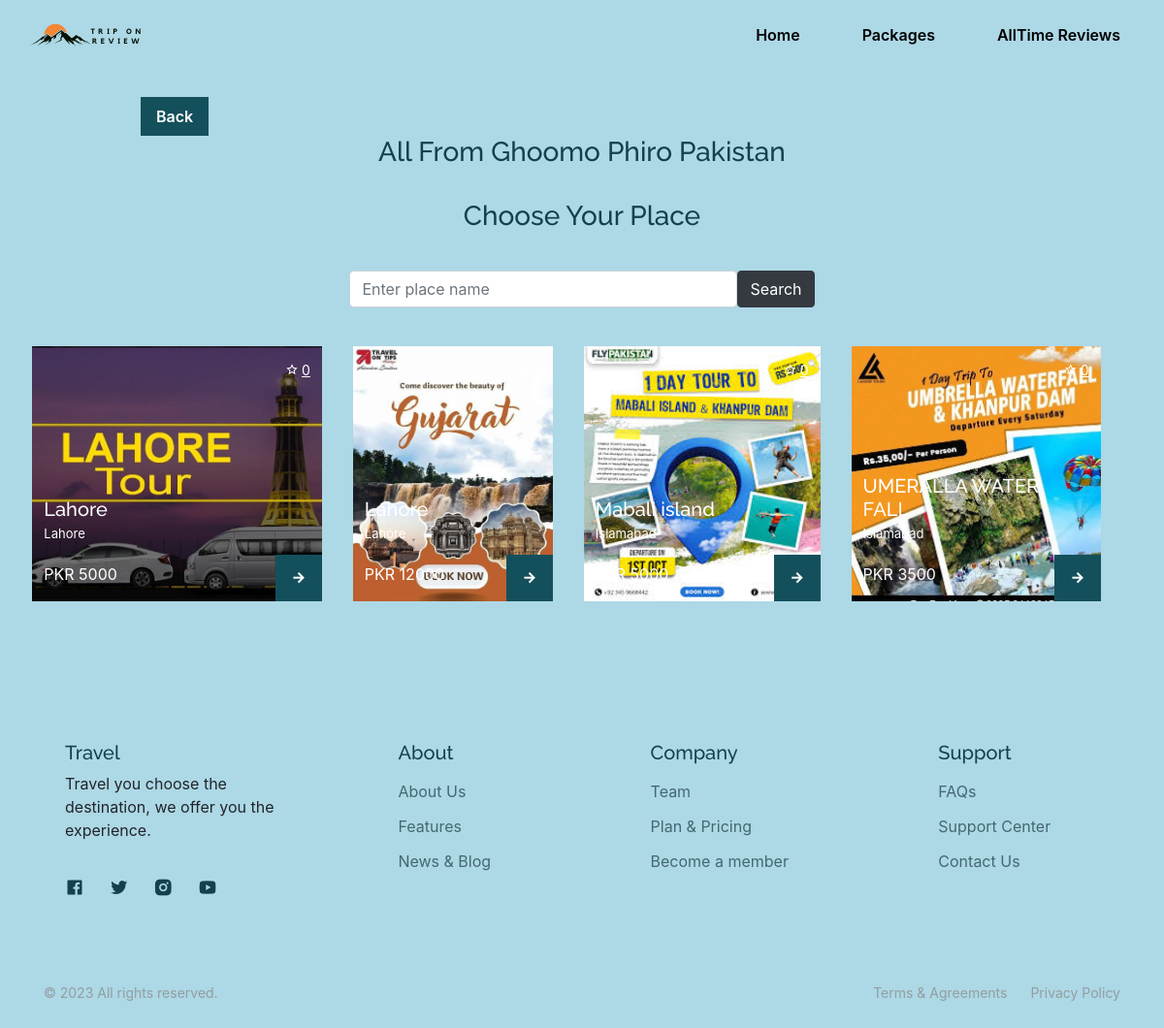
The app's page /allcompanies/Ghoomo  Phiro Pakistan with its own data.
### app/models.py (models this page shows, shortened)
class Company(models.Model):
    companysignup_id = models.ForeignKey(
        Companysignup, related_name='companysignup', on_delete=CASCADE)
    fname = models.CharField(max_length=100)
    lname = models.CharField(max_length=100)
    email = models.EmailField()
    phone = models.CharField(max_length=50)
    companyname = models.CharField(max_length=100)
    city = models.CharField(max_length=100)
    image = models.ImageField(upload_to='companyimage')
    description = models.CharField(max_length=100)
    status = models.BooleanField(default=False)

class Trip(models.Model):
    company_id = models.ForeignKey(
        Company, related_name='company', on_delete=CASCADE)
    place = models.CharField(max_length=100)
    price = models.IntegerField()
    province = models.ForeignKey(
        Province, related_name='province', on_delete=CASCADE)
    city = models.CharField(max_length=50)
    noofdays = models.IntegerField()
    departuredate = models.DateField()
    createddate = models.DateField(default=datetime.date.today)
    image = models.ImageField(upload_to='tripimage')
    status = models.BooleanField(default=True)

### app/views.py (the view, shortened to what this page needs)
# urls.py: path('allcompanies/<company>', views.places,name="allcompanies"),
def places(request, province=None, company=None):
    string = request.GET.get('search','')
    if province:
        pro_id = Province.objects.get(name=province)
        if string == '':
            tr = Trip.objects.filter(province=pro_id, status=True).all()
        else:
            tr = Trip.objects.filter(province=pro_id, status=True,place__contains=string).all()
        li = []
        for i in tr:
            ord = Order.objects.filter(trip_id=i.id).all()
            sum = 0
            count = 0
            for j in ord:
                feed = Feedback.objects.filter(order_id=j.id).all()
                for k in feed:
                    sum = sum + k.stars
                    count = count + 1
            if count>0:
                data={
                "tr_id":i,
                "feed":sum/count,
                }
                li.append(data)
            else:
                data={
                "tr_id":i,
                "feed":0,
                }
                li.append(data)
        if tr:
            if request.session.get("user_uuid"):
                return render(request, 'user/places.html', {'companynav': True, 'userloged': True, "user": True, 'tr': tr,'li':li, 'province': province,'search':string})
            else:
                return render(request, 'user/places.html', {'companynav': True, 'tr': tr,'li':li, 'province': province,'search':string})
        else:
            if request.session.get("user_uuid"):
                return render(request, 'user/places.html', {'companynav': True, 'userloged': True, "user": True, 'msg': 'No Place Added yet!..', 'province': province,'search':string})
            else:
                return render(request, 'user/places.html', {'companynav': True, 'msg': 'No Place Added yet!..', 'province': province,'search':string})
    elif company:
        company_id = Company.objects.get(companyname=company)
        if string == '':
            tr = Trip.objects.filter(company_id=company_id, status=True).all()
        else:
            tr = Trip.objects.filter(company_id=company_id, status=True,place__contains=string).all()
        li = []
        for i in tr:
            ord = Order.objects.filter(trip_id=i.id).all()
            sum = 0
            count = 0
            for j in ord:
                feed = Feedback.objects.filter(order_id=j.id).all()
                for k in feed:
                    sum = sum + k.stars
                    count = count + 1
            if count>0:
                data={
                "tr_id":i,
                "feed":sum/count,
                }
                li.append(data)
            else:
                data={
                "tr_id":i,
                "feed":0,
                }
                li.append(data)
        if tr:
            if request.session.get("user_uuid"):
                return render(request, 'user/places.html', {'companynav': True, 'userloged': True, "user": True, 'tr': tr,'li':li, 'company': company,'search':string})
            else:
                return render(request, 'user/places.html', {'companynav': True, 'tr': tr,'li':li, 'company': company, 'search':string})
    else:
        if request.session.get("user_uuid"):
            return render(request, 'user/places.html', {'companynav': True, 'userloged': True, "user": True,'search':string})
        else:
            return render(request, 'user/places.html', {'companynav': True,'search':string})

### app/templates/user/places.html (shortened to what this page needs)
{% load static %}
<!DOCTYPE html>
<html lang="en">
<head>
    <link href="https://cdn.jsdelivr.net/npm/remixicon@2.5.0/fonts/remixicon.css" rel="stylesheet">
    <link rel="stylesheet" href="{% static 'css/swiper-bundle.min.css' %}">
    <link rel="stylesheet" href="{% static 'css/styles.css' %}">
    <link rel="stylesheet" href="https://stackpath.bootstrapcdn.com/bootstrap/4.4.1/css/bootstrap.min.css">
    <link rel="stylesheet" href="https://cdnjs.cloudflare.com/ajax/libs/font-awesome/4.0.3/css/font-awesome.css">
</head>
<body style="background-color:lightblue;">
    {% include 'user/nav.html' %}
    <main class="main">
        <section class="section" style="margin-top:-1%" >
            <a class="button" style="cursor: pointer;padding: .5rem 1rem; margin-left: 145px;color:white;" onclick="history.back()">Back</a>
            {% if company %}
            <h2 class="section__title" >All From {{company}}</h2>
            {% endif %}
            <h2 class="section__title">Choose Your Place</h2>
            <form method="GET" class="d-flex justify-content-center  py-2">
                <input class="form-control me-2 w-50 search-bar" type="search" name="search" {% if search  %} value="{{search}}" {% endif %} placeholder="Enter place name" aria-label="Search">
                <button class="btn btn-dark "   type="submit">Search</button>
              </form>
            <div class="place__container grid">
                {% if tr %}
                {% for tr in tr %}
                <div class="place__card">
                    <img src="{{tr.image.url}}" alt="{{tr.image}}" class="place__img">
                    <div class="place__content">
                        <a href="{% url 'placereviews' tr.id %}"  style="color:white" class="place__rating">
                            <i class="ri-star-line place__rating-icon"></i>
                            <u>
                                {% for star in li %}
                                {% if star.tr_id.id == tr.id %}
                                <span class="place__rating-number">{{star.feed}}</span>
                                {% endif %}
                                {% endfor %}
                            </u>
                        </a>
                        <div class="place__data">
                            <h3 class="place__title">{{tr.place}}</h3>
                            <span class="place__subtitle">{{tr.city}}</span>
                            <span class="place__price">PKR {{tr.price}}</span>
                        </div>
                    </div>
                    {% if company %}
                    <a href="{% url 'form' company tr.place %}" class="button button--flex place__button">
                        <i class="ri-arrow-right-line"></i>
                    </a>
                    {% endif %}
                </div>
                {% endfor %}
                {% endif %}
            </div>
        </section>
    </main>
{% include 'user/footer.html' %}

### app/templates/user/nav.html (shortened to what this page needs)
{% load static %}
{% if companynav %}
<header class="header" id="header" style="background-color:lightblue;height:8%;">
    <nav class="nav container" >
        <a href="{% url 'home' %}" class="nav__logo" style="color:black; margin-bottom:17px"><img src="{% static 'img/logoblack.png' %}" alt="logo" ></a>
        <div class="nav__menu" id="nav-menu">
            <ul class="nav__list">
                <li class="nav__item">
                    <a href="{% url 'home' %}" class="nav__link" style="color:black">Home</a>
                </li>
                <li class="nav__item">
                    <a href="{% url 'trending' %}" class="nav__link" style="color:black">Packages</a>
                </li>
                <li class="nav__item">
                    <a href="{% url 'allreviews' %}" class="nav__link" style="color:black">AllTime Reviews</a>
                </li>
            </ul>
        </div>
    </nav>
</header>
{% endif %}

### app/templates/user/footer.html (shortened to what this page needs)
      {% load static %}
        <footer class="footer section">
            <div class="footer__container container grid">
                <div class="footer__content grid">
                    <div class="footer__data">
                        <h3 class="footer__title">Travel</h3>
                        <p class="footer__description">Travel you choose the <br> destination,
                            we offer you the <br> experience.
                        </p>
                        <div>
                            <a href="https://www.facebook.com/" target="_blank" class="footer__social">
                                <i class="ri-facebook-box-fill"></i>
                            </a>
                            <a href="https://twitter.com/" target="_blank" class="footer__social">
                                <i class="ri-twitter-fill"></i>
                            </a>
                            <a href="https://www.instagram.com/" target="_blank" class="footer__social">
                                <i class="ri-instagram-fill"></i>
                            </a>
                            <a href="https://www.youtube.com/" target="_blank" class="footer__social">
                                <i class="ri-youtube-fill"></i>
                            </a>
                        </div>
                    </div>
                    <div class="footer__data">
                        <h3 class="footer__subtitle">About</h3>
                        <ul>
                            <li class="footer__item">
                                <a href="#" class="footer__link">About Us</a>
                            </li>
                            <li class="footer__item">
                                <a href="#" class="footer__link">Features</a>
                            </li>
                            <li class="footer__item">
                                <a href="#" class="footer__link">News & Blog</a>
                            </li>
                        </ul>
                    </div>
                    <div class="footer__data">
                        <h3 class="footer__subtitle">Company</h3>
                        <ul>
                            <li class="footer__item">
                                <a href="#" class="footer__link">Team</a>
                            </li>
                            <li class="footer__item">
                                <a href="#" class="footer__link">Plan & Pricing</a>
                            </li>
                            <li class="footer__item">
                                <a href="{% url 'companysignup' %}" class="footer__link">Become a member</a>
                            </li>
                        </ul>
                    </div>
                    <div class="footer__data">
                        <h3 class="footer__subtitle">Support</h3>
                        <ul>
                            <li class="footer__item">
                                <a href="#" class="footer__link">FAQs</a>
                            </li>
                            <li class="footer__item">
                                <a href="#" class="footer__link">Support Center</a>
                            </li>
                            <li class="footer__item">
                                <a href="#" class="footer__link">Contact Us</a>
                            </li>
                        </ul>
                    </div>
                </div>
                <div class="footer__rights">
                    <p class="footer__copy">&#169; <span id="year"></span> All rights reserved.</p>
                    <div class="footer__terms">
                        <a href="#" class="footer__terms-link">Terms & Agreements</a>
                        <a href="#" class="footer__terms-link">Privacy Policy</a>
                    </div>
                </div>
            </div>
        </footer>

### records on screen
Company: companyname "Ghoomo Phiro Pakistan"
Trip: image (picture), feed "0", place "Lahore", city "Lahore", price "5000"
Trip: image (picture), place "Lahore", city "Lahore", price "12000"
Trip: image (picture), feed "0", place "Mabali island", city "Islamabad", price "5000"
Trip: image (picture), feed "0", place "UMERALLA WATER FALL", city "Islamabad", price "3500"
